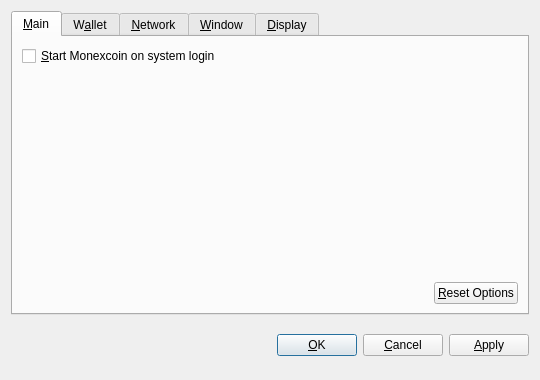
<?xml version="1.0" encoding="UTF-8"?>
<ui version="4.0">
 <class>OptionsDialog</class>
 <widget class="QDialog" name="OptionsDialog">
  <property name="geometry">
   <rect>
    <x>0</x>
    <y>0</y>
    <width>540</width>
    <height>380</height>
   </rect>
  </property>
  <property name="windowTitle">
   <string>Options</string>
  </property>
  <property name="modal">
   <bool>true</bool>
  </property>
  <layout class="QVBoxLayout" name="verticalLayout">
   <item>
    <widget class="QTabWidget" name="tabWidget">
     <property name="tabPosition">
      <enum>QTabWidget::North</enum>
     </property>
     <property name="currentIndex">
      <number>0</number>
     </property>
     <widget class="QWidget" name="tabMain">
      <attribute name="title">
       <string>&amp;Main</string>
      </attribute>
      <layout class="QVBoxLayout" name="verticalLayout_Main">
       <item>
        <widget class="QCheckBox" name="bitcoinAtStartup">
         <property name="toolTip">
          <string>Automatically start Monexcoin after logging in to the system.</string>
         </property>
         <property name="text">
          <string>&amp;Start Monexcoin on system login</string>
         </property>
        </widget>
       </item>
       <item>
        <spacer name="verticalSpacer_Main">
         <property name="orientation">
          <enum>Qt::Vertical</enum>
         </property>
         <property name="sizeHint" stdset="0">
          <size>
           <width>20</width>
           <height>40</height>
          </size>
         </property>
        </spacer>
       </item>
       <item>
        <layout class="QHBoxLayout" name="horizontalLayout_2_Main">
         <item>
          <spacer name="horizontalSpacer_2_Main">
           <property name="orientation">
            <enum>Qt::Horizontal</enum>
           </property>
           <property name="sizeHint" stdset="0">
            <size>
             <width>40</width>
             <height>20</height>
            </size>
           </property>
          </spacer>
         </item>
         <item>
          <widget class="QPushButton" name="resetButton">
           <property name="toolTip">
            <string>Reset all client options to default.</string>
           </property>
           <property name="text">
            <string>&amp;Reset Options</string>
           </property>
           <property name="autoDefault">
            <bool>false</bool>
           </property>
          </widget>
         </item>
        </layout>
       </item>
      </layout>
     </widget>
     <widget class="QWidget" name="tabWallet">
      <attribute name="title">
       <string>W&amp;allet</string>
      </attribute>
      <layout class="QVBoxLayout" name="verticalLayout_Network">
       <item>
        <widget class="QLabel" name="transactionFeeInfoLabel">
         <property name="text">
          <string>Optional transaction fee per kB that helps make sure your transactions are processed quickly. Most transactions are 1 kB.</string>
         </property>
         <property name="textFormat">
          <enum>Qt::PlainText</enum>
         </property>
         <property name="wordWrap">
          <bool>true</bool>
         </property>
        </widget>
       </item>
       <item>
        <layout class="QHBoxLayout" name="horizontalLayout_1_Main">
         <item>
          <widget class="QLabel" name="transactionFeeLabel">
           <property name="text">
            <string>Pay transaction &amp;fee</string>
           </property>
           <property name="textFormat">
            <enum>Qt::PlainText</enum>
           </property>
           <property name="buddy">
            <cstring>transactionFee</cstring>
           </property>
          </widget>
         </item>
         <item>
          <widget class="BitcoinAmountField" name="transactionFee"/>
         </item>
         <item>
          <spacer name="horizontalSpacer_1_Main">
           <property name="orientation">
            <enum>Qt::Horizontal</enum>
           </property>
           <property name="sizeHint" stdset="0">
            <size>
             <width>40</width>
             <height>20</height>
            </size>
           </property>
          </spacer>
         </item>
        </layout>
       </item>
       <item>
        <widget class="QLabel" name="label">
         <property name="text">
          <string>If you disable the spending of unconfirmed change, the change from a transaction cannot be used until that transaction has at least one confirmation. This also affects how your balance is computed.</string>
         </property>
         <property name="wordWrap">
          <bool>true</bool>
         </property>
        </widget>
       </item>
       <item>
        <widget class="QCheckBox" name="spendZeroConfChange">
         <property name="text">
          <string>Spend unconfirmed change  (experts only)</string>
         </property>
        </widget>
       </item>
       <item>
        <spacer name="verticalSpacer">
         <property name="orientation">
          <enum>Qt::Vertical</enum>
         </property>
         <property name="sizeHint" stdset="0">
          <size>
           <width>20</width>
           <height>40</height>
          </size>
         </property>
        </spacer>
       </item>
      </layout>
     </widget>
     <widget class="QWidget" name="tabNetwork">
      <attribute name="title">
       <string>&amp;Network</string>
      </attribute>
      <layout class="QVBoxLayout" name="verticalLayout_Network">
       <item>
        <widget class="QCheckBox" name="mapPortUpnp">
         <property name="toolTip">
          <string>Automatically open the Monexcoin client port on the router. This only works when your router supports UPnP and it is enabled.</string>
         </property>
         <property name="text">
          <string>Map port using &amp;UPnP</string>
         </property>
        </widget>
       </item>
       <item>
        <widget class="QCheckBox" name="connectSocks">
         <property name="toolTip">
          <string>Connect to the Monexcoin network through a SOCKS proxy (e.g. when connecting through Tor).</string>
         </property>
         <property name="text">
          <string>&amp;Connect through SOCKS proxy:</string>
         </property>
        </widget>
       </item>
       <item>
        <layout class="QHBoxLayout" name="horizontalLayout_Network">
         <item>
          <widget class="QLabel" name="proxyIpLabel">
           <property name="text">
            <string>Proxy &amp;IP:</string>
           </property>
           <property name="textFormat">
            <enum>Qt::PlainText</enum>
           </property>
           <property name="buddy">
            <cstring>proxyIp</cstring>
           </property>
          </widget>
         </item>
         <item>
          <widget class="QValidatedLineEdit" name="proxyIp">
           <property name="maximumSize">
            <size>
             <width>140</width>
             <height>16777215</height>
            </size>
           </property>
           <property name="toolTip">
            <string>IP address of the proxy (e.g. 127.0.0.1)</string>
           </property>
          </widget>
         </item>
         <item>
          <widget class="QLabel" name="proxyPortLabel">
           <property name="text">
            <string>&amp;Port:</string>
           </property>
           <property name="textFormat">
            <enum>Qt::PlainText</enum>
           </property>
           <property name="buddy">
            <cstring>proxyPort</cstring>
           </property>
          </widget>
         </item>
         <item>
          <widget class="QLineEdit" name="proxyPort">
           <property name="maximumSize">
            <size>
             <width>55</width>
             <height>16777215</height>
            </size>
           </property>
           <property name="toolTip">
            <string>Port of the proxy (e.g. 9050)</string>
           </property>
          </widget>
         </item>
         <item>
          <widget class="QLabel" name="socksVersionLabel">
           <property name="text">
            <string>SOCKS &amp;Version:</string>
           </property>
           <property name="textFormat">
            <enum>Qt::PlainText</enum>
           </property>
           <property name="buddy">
            <cstring>socksVersion</cstring>
           </property>
          </widget>
         </item>
         <item>
          <widget class="QValueComboBox" name="socksVersion">
           <property name="toolTip">
            <string>SOCKS version of the proxy (e.g. 5)</string>
           </property>
          </widget>
         </item>
         <item>
          <spacer name="horizontalSpacer_Network">
           <property name="orientation">
            <enum>Qt::Horizontal</enum>
           </property>
           <property name="sizeHint" stdset="0">
            <size>
             <width>40</width>
             <height>20</height>
            </size>
           </property>
          </spacer>
         </item>
        </layout>
       </item>
       <item>
        <spacer name="verticalSpacer_Network">
         <property name="orientation">
          <enum>Qt::Vertical</enum>
         </property>
         <property name="sizeHint" stdset="0">
          <size>
           <width>20</width>
           <height>40</height>
          </size>
         </property>
        </spacer>
       </item>
      </layout>
     </widget>
     <widget class="QWidget" name="tabWindow">
      <attribute name="title">
       <string>&amp;Window</string>
      </attribute>
      <layout class="QVBoxLayout" name="verticalLayout_Window">
       <item>
        <widget class="QCheckBox" name="minimizeToTray">
         <property name="toolTip">
          <string>Show only a tray icon after minimizing the window.</string>
         </property>
         <property name="text">
          <string>&amp;Minimize to the tray instead of the taskbar</string>
         </property>
        </widget>
       </item>
       <item>
        <widget class="QCheckBox" name="minimizeOnClose">
         <property name="toolTip">
          <string>Minimize instead of exit the application when the window is closed. When this option is enabled, the application will be closed only after selecting Quit in the menu.</string>
         </property>
         <property name="text">
          <string>M&amp;inimize on close</string>
         </property>
        </widget>
       </item>
       <item>
        <spacer name="verticalSpacer_Window">
         <property name="orientation">
          <enum>Qt::Vertical</enum>
         </property>
         <property name="sizeHint" stdset="0">
          <size>
           <width>20</width>
           <height>40</height>
          </size>
         </property>
        </spacer>
       </item>
      </layout>
     </widget>
     <widget class="QWidget" name="tabDisplay">
      <attribute name="title">
       <string>&amp;Display</string>
      </attribute>
      <layout class="QVBoxLayout" name="verticalLayout_Display">
       <item>
        <layout class="QHBoxLayout" name="horizontalLayout_1_Display">
         <item>
          <widget class="QLabel" name="langLabel">
           <property name="text">
            <string>User Interface &amp;language:</string>
           </property>
           <property name="textFormat">
            <enum>Qt::PlainText</enum>
           </property>
           <property name="buddy">
            <cstring>lang</cstring>
           </property>
          </widget>
         </item>
         <item>
          <widget class="QValueComboBox" name="lang">
           <property name="toolTip">
            <string>The user interface language can be set here. This setting will take effect after restarting Monexcoin.</string>
           </property>
          </widget>
         </item>
        </layout>
       </item>
       <item>
        <layout class="QHBoxLayout" name="horizontalLayout_2_Display">
         <item>
          <widget class="QLabel" name="unitLabel">
           <property name="text">
            <string>&amp;Unit to show amounts in:</string>
           </property>
           <property name="textFormat">
            <enum>Qt::PlainText</enum>
           </property>
           <property name="buddy">
            <cstring>unit</cstring>
           </property>
          </widget>
         </item>
         <item>
          <widget class="QValueComboBox" name="unit">
           <property name="toolTip">
            <string>Choose the default subdivision unit to show in the interface and when sending coins.</string>
           </property>
          </widget>
         </item>
        </layout>
       </item>
       <item>
        <widget class="QCheckBox" name="displayAddresses">
         <property name="toolTip">
          <string>Whether to show Monexcoin addresses in the transaction list or not.</string>
         </property>
         <property name="text">
          <string>&amp;Display addresses in transaction list</string>
         </property>
        </widget>
       </item>
       <item>
        <widget class="QCheckBox" name="coinControlFeatures">
         <property name="toolTip">
          <string>Whether to show coin control features or not.</string>
         </property>
         <property name="text">
          <string>Display coin &amp;control features (experts only!)</string>
         </property>
        </widget>
       </item>
       <item>
        <spacer name="verticalSpacer_Display">
         <property name="orientation">
          <enum>Qt::Vertical</enum>
         </property>
         <property name="sizeHint" stdset="0">
          <size>
           <width>20</width>
           <height>40</height>
          </size>
         </property>
        </spacer>
       </item>
      </layout>
     </widget>
    </widget>
   </item>
   <item>
    <layout class="QHBoxLayout" name="horizontalLayout_Buttons">
     <item>
      <spacer name="horizontalSpacer_1">
       <property name="orientation">
        <enum>Qt::Horizontal</enum>
       </property>
       <property name="sizeHint" stdset="0">
        <size>
         <width>40</width>
         <height>48</height>
        </size>
       </property>
      </spacer>
     </item>
     <item>
      <widget class="QLabel" name="statusLabel">
       <property name="font">
        <font>
         <weight>75</weight>
         <bold>true</bold>
        </font>
       </property>
       <property name="text">
        <string/>
       </property>
       <property name="textFormat">
        <enum>Qt::PlainText</enum>
       </property>
       <property name="wordWrap">
        <bool>true</bool>
       </property>
      </widget>
     </item>
     <item>
      <spacer name="horizontalSpacer_2">
       <property name="orientation">
        <enum>Qt::Horizontal</enum>
       </property>
       <property name="sizeHint" stdset="0">
        <size>
         <width>40</width>
         <height>48</height>
        </size>
       </property>
      </spacer>
     </item>
     <item>
      <widget class="QPushButton" name="okButton">
       <property name="text">
        <string>&amp;OK</string>
       </property>
      </widget>
     </item>
     <item>
      <widget class="QPushButton" name="cancelButton">
       <property name="text">
        <string>&amp;Cancel</string>
       </property>
       <property name="autoDefault">
        <bool>false</bool>
       </property>
      </widget>
     </item>
     <item>
      <widget class="QPushButton" name="applyButton">
       <property name="text">
        <string>&amp;Apply</string>
       </property>
       <property name="autoDefault">
        <bool>false</bool>
       </property>
      </widget>
     </item>
    </layout>
   </item>
  </layout>
 </widget>
 <customwidgets>
  <customwidget>
   <class>BitcoinAmountField</class>
   <extends>QSpinBox</extends>
   <header>bitcoinamountfield.h</header>
  </customwidget>
  <customwidget>
   <class>QValueComboBox</class>
   <extends>QComboBox</extends>
   <header>qvaluecombobox.h</header>
  </customwidget>
  <customwidget>
   <class>QValidatedLineEdit</class>
   <extends>QLineEdit</extends>
   <header>qvalidatedlineedit.h</header>
  </customwidget>
 </customwidgets>
 <resources/>
 <connections/>
</ui>
